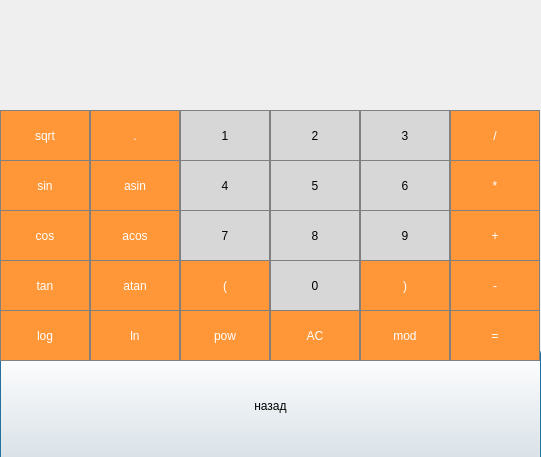
<?xml version="1.0" encoding="UTF-8"?>
<ui version="4.0">
 <class>defoltwindow</class>
 <widget class="QDialog" name="defoltwindow">
  <property name="enabled">
   <bool>true</bool>
  </property>
  <property name="geometry">
   <rect>
    <x>0</x>
    <y>0</y>
    <width>541</width>
    <height>457</height>
   </rect>
  </property>
  <property name="windowTitle">
   <string>Dialog</string>
  </property>
  <widget class="QPushButton" name="Back">
   <property name="enabled">
    <bool>true</bool>
   </property>
   <property name="geometry">
    <rect>
     <x>0</x>
     <y>350</y>
     <width>541</width>
     <height>111</height>
    </rect>
   </property>
   <property name="text">
    <string>назад</string>
   </property>
  </widget>
  <widget class="QPushButton" name="num0">
   <property name="geometry">
    <rect>
     <x>270</x>
     <y>260</y>
     <width>90</width>
     <height>51</height>
    </rect>
   </property>
   <property name="styleSheet">
    <string notr="true">QPushButton {
  background-color: rgb(215, 215, 215);
  border: 1px solid gray;
}
QPushButton:pressed {
    background-color: qlineargradient(x1: 0, y1: 0, x2: 0, y2: 1,
                                      stop: 0 #BEBEBE, stop: 1 #D7D7D7);
}</string>
   </property>
   <property name="text">
    <string>0</string>
   </property>
  </widget>
  <widget class="QPushButton" name="ButtonSqrt">
   <property name="geometry">
    <rect>
     <x>0</x>
     <y>110</y>
     <width>90</width>
     <height>51</height>
    </rect>
   </property>
   <property name="styleSheet">
    <string notr="true">QPushButton {
  background-color: rgb(255, 151, 57);
  color: white; 
  border: 1px solid gray;
}

QPushButton:pressed {
    background-color: qlineargradient(x1: 0, y1: 0, x2: 0, y2: 1,
                                      stop: 0 #FF7832, stop: 1 #FF9739);
}</string>
   </property>
   <property name="text">
    <string>sqrt</string>
   </property>
  </widget>
  <widget class="QPushButton" name="num7">
   <property name="geometry">
    <rect>
     <x>180</x>
     <y>210</y>
     <width>90</width>
     <height>51</height>
    </rect>
   </property>
   <property name="styleSheet">
    <string notr="true">QPushButton {
  background-color: rgb(215, 215, 215);
  border: 1px solid gray;
}
QPushButton:pressed {
    background-color: qlineargradient(x1: 0, y1: 0, x2: 0, y2: 1,
                                      stop: 0 #BEBEBE, stop: 1 #D7D7D7);
}</string>
   </property>
   <property name="text">
    <string>7</string>
   </property>
  </widget>
  <widget class="QPushButton" name="num3">
   <property name="geometry">
    <rect>
     <x>360</x>
     <y>110</y>
     <width>90</width>
     <height>51</height>
    </rect>
   </property>
   <property name="styleSheet">
    <string notr="true">QPushButton {
  background-color: rgb(215, 215, 215);
  border: 1px solid gray;
}
QPushButton:pressed {
    background-color: qlineargradient(x1: 0, y1: 0, x2: 0, y2: 1,
                                      stop: 0 #BEBEBE, stop: 1 #D7D7D7);
}</string>
   </property>
   <property name="text">
    <string>3</string>
   </property>
  </widget>
  <widget class="QPushButton" name="plus">
   <property name="geometry">
    <rect>
     <x>450</x>
     <y>210</y>
     <width>90</width>
     <height>51</height>
    </rect>
   </property>
   <property name="styleSheet">
    <string notr="true">QPushButton {
  background-color: rgb(255, 151, 57);
  color: white; 
  border: 1px solid gray;
}

QPushButton:pressed {
    background-color: qlineargradient(x1: 0, y1: 0, x2: 0, y2: 1,
                                      stop: 0 #FF7832, stop: 1 #FF9739);
}</string>
   </property>
   <property name="text">
    <string>+</string>
   </property>
  </widget>
  <widget class="QPushButton" name="ButtonMod">
   <property name="geometry">
    <rect>
     <x>360</x>
     <y>310</y>
     <width>90</width>
     <height>51</height>
    </rect>
   </property>
   <property name="styleSheet">
    <string notr="true">QPushButton {
  background-color: rgb(255, 151, 57);
  color: white; 
  border: 1px solid gray;
}

QPushButton:pressed {
    background-color: qlineargradient(x1: 0, y1: 0, x2: 0, y2: 1,
                                      stop: 0 #FF7832, stop: 1 #FF9739);
}</string>
   </property>
   <property name="text">
    <string>mod</string>
   </property>
  </widget>
  <widget class="QPushButton" name="num9">
   <property name="geometry">
    <rect>
     <x>360</x>
     <y>210</y>
     <width>90</width>
     <height>51</height>
    </rect>
   </property>
   <property name="styleSheet">
    <string notr="true">QPushButton {
  background-color: rgb(215, 215, 215);
  border: 1px solid gray;
}
QPushButton:pressed {
    background-color: qlineargradient(x1: 0, y1: 0, x2: 0, y2: 1,
                                      stop: 0 #BEBEBE, stop: 1 #D7D7D7);
}</string>
   </property>
   <property name="text">
    <string>9</string>
   </property>
  </widget>
  <widget class="QPushButton" name="ButtonSin">
   <property name="geometry">
    <rect>
     <x>0</x>
     <y>160</y>
     <width>90</width>
     <height>51</height>
    </rect>
   </property>
   <property name="styleSheet">
    <string notr="true">QPushButton {
  background-color: rgb(255, 151, 57);
  color: white; 
  border: 1px solid gray;
}

QPushButton:pressed {
    background-color: qlineargradient(x1: 0, y1: 0, x2: 0, y2: 1,
                                      stop: 0 #FF7832, stop: 1 #FF9739);
}</string>
   </property>
   <property name="text">
    <string>sin</string>
   </property>
  </widget>
  <widget class="QPushButton" name="mult">
   <property name="geometry">
    <rect>
     <x>450</x>
     <y>160</y>
     <width>90</width>
     <height>51</height>
    </rect>
   </property>
   <property name="styleSheet">
    <string notr="true">QPushButton {
  background-color: rgb(255, 151, 57);
  color: white; 
  border: 1px solid gray;
}

QPushButton:pressed {
    background-color: qlineargradient(x1: 0, y1: 0, x2: 0, y2: 1,
                                      stop: 0 #FF7832, stop: 1 #FF9739);
}</string>
   </property>
   <property name="text">
    <string>*</string>
   </property>
  </widget>
  <widget class="QPushButton" name="ButtonAtan">
   <property name="geometry">
    <rect>
     <x>90</x>
     <y>260</y>
     <width>90</width>
     <height>51</height>
    </rect>
   </property>
   <property name="styleSheet">
    <string notr="true">QPushButton {
  background-color: rgb(255, 151, 57);
  color: white; 
  border: 1px solid gray;
}

QPushButton:pressed {
    background-color: qlineargradient(x1: 0, y1: 0, x2: 0, y2: 1,
                                      stop: 0 #FF7832, stop: 1 #FF9739);
}</string>
   </property>
   <property name="text">
    <string>atan</string>
   </property>
  </widget>
  <widget class="QPushButton" name="num2">
   <property name="geometry">
    <rect>
     <x>270</x>
     <y>110</y>
     <width>90</width>
     <height>51</height>
    </rect>
   </property>
   <property name="styleSheet">
    <string notr="true">QPushButton {
  background-color: rgb(215, 215, 215);
  border: 1px solid gray;
}
QPushButton:pressed {
    background-color: qlineargradient(x1: 0, y1: 0, x2: 0, y2: 1,
                                      stop: 0 #BEBEBE, stop: 1 #D7D7D7);
}</string>
   </property>
   <property name="text">
    <string>2</string>
   </property>
  </widget>
  <widget class="QPushButton" name="Button_LeftBracket">
   <property name="geometry">
    <rect>
     <x>180</x>
     <y>260</y>
     <width>90</width>
     <height>51</height>
    </rect>
   </property>
   <property name="styleSheet">
    <string notr="true">QPushButton {
  background-color: rgb(255, 151, 57);
  color: white; 
  border: 1px solid gray;
}

QPushButton:pressed {
    background-color: qlineargradient(x1: 0, y1: 0, x2: 0, y2: 1,
                                      stop: 0 #FF7832, stop: 1 #FF9739);
}</string>
   </property>
   <property name="text">
    <string>(</string>
   </property>
  </widget>
  <widget class="QPushButton" name="ButtonTan">
   <property name="geometry">
    <rect>
     <x>0</x>
     <y>260</y>
     <width>90</width>
     <height>51</height>
    </rect>
   </property>
   <property name="styleSheet">
    <string notr="true">QPushButton {
  background-color: rgb(255, 151, 57);
  color: white; 
  border: 1px solid gray;
}

QPushButton:pressed {
    background-color: qlineargradient(x1: 0, y1: 0, x2: 0, y2: 1,
                                      stop: 0 #FF7832, stop: 1 #FF9739);
}</string>
   </property>
   <property name="text">
    <string>tan</string>
   </property>
  </widget>
  <widget class="QPushButton" name="ButtonAsin">
   <property name="geometry">
    <rect>
     <x>90</x>
     <y>160</y>
     <width>90</width>
     <height>51</height>
    </rect>
   </property>
   <property name="styleSheet">
    <string notr="true">QPushButton {
  background-color: rgb(255, 151, 57);
  color: white; 
  border: 1px solid gray;
}

QPushButton:pressed {
    background-color: qlineargradient(x1: 0, y1: 0, x2: 0, y2: 1,
                                      stop: 0 #FF7832, stop: 1 #FF9739);
}</string>
   </property>
   <property name="text">
    <string>asin</string>
   </property>
  </widget>
  <widget class="QPushButton" name="result">
   <property name="geometry">
    <rect>
     <x>450</x>
     <y>310</y>
     <width>90</width>
     <height>51</height>
    </rect>
   </property>
   <property name="styleSheet">
    <string notr="true">QPushButton {
  background-color: rgb(255, 151, 57);
  color: white; 
  border: 1px solid gray;
}

QPushButton:pressed {
    background-color: qlineargradient(x1: 0, y1: 0, x2: 0, y2: 1,
                                      stop: 0 #FF7832, stop: 1 #FF9739);
}</string>
   </property>
   <property name="text">
    <string>=</string>
   </property>
  </widget>
  <widget class="QPushButton" name="ButtonPoint">
   <property name="geometry">
    <rect>
     <x>90</x>
     <y>110</y>
     <width>90</width>
     <height>51</height>
    </rect>
   </property>
   <property name="styleSheet">
    <string notr="true">QPushButton {
  background-color: rgb(255, 151, 57);
  color: white; 
  border: 1px solid gray;
}

QPushButton:pressed {
    background-color: qlineargradient(x1: 0, y1: 0, x2: 0, y2: 1,
                                      stop: 0 #FF7832, stop: 1 #FF9739);
}</string>
   </property>
   <property name="text">
    <string>.</string>
   </property>
  </widget>
  <widget class="QPushButton" name="num8">
   <property name="geometry">
    <rect>
     <x>270</x>
     <y>210</y>
     <width>90</width>
     <height>51</height>
    </rect>
   </property>
   <property name="styleSheet">
    <string notr="true">QPushButton {
  background-color: rgb(215, 215, 215);
  border: 1px solid gray;
}
QPushButton:pressed {
    background-color: qlineargradient(x1: 0, y1: 0, x2: 0, y2: 1,
                                      stop: 0 #BEBEBE, stop: 1 #D7D7D7);
}</string>
   </property>
   <property name="text">
    <string>8</string>
   </property>
  </widget>
  <widget class="QPushButton" name="ButtonAcos">
   <property name="geometry">
    <rect>
     <x>90</x>
     <y>210</y>
     <width>90</width>
     <height>51</height>
    </rect>
   </property>
   <property name="styleSheet">
    <string notr="true">QPushButton {
  background-color: rgb(255, 151, 57);
  color: white; 
  border: 1px solid gray;
}

QPushButton:pressed {
    background-color: qlineargradient(x1: 0, y1: 0, x2: 0, y2: 1,
                                      stop: 0 #FF7832, stop: 1 #FF9739);
}</string>
   </property>
   <property name="text">
    <string>acos</string>
   </property>
   <property name="icon">
    <iconset>
     <normaloff>img/pika.jpeg</normaloff>img/pika.jpeg</iconset>
   </property>
  </widget>
  <widget class="QPushButton" name="division">
   <property name="geometry">
    <rect>
     <x>450</x>
     <y>110</y>
     <width>90</width>
     <height>51</height>
    </rect>
   </property>
   <property name="styleSheet">
    <string notr="true">QPushButton {
  background-color: rgb(255, 151, 57);
  color: white; 
  border: 1px solid gray;
}

QPushButton:pressed {
    background-color: qlineargradient(x1: 0, y1: 0, x2: 0, y2: 1,
                                      stop: 0 #FF7832, stop: 1 #FF9739);
}</string>
   </property>
   <property name="text">
    <string>/</string>
   </property>
  </widget>
  <widget class="QPushButton" name="ButtonLog">
   <property name="geometry">
    <rect>
     <x>0</x>
     <y>310</y>
     <width>90</width>
     <height>51</height>
    </rect>
   </property>
   <property name="styleSheet">
    <string notr="true">QPushButton {
  background-color: rgb(255, 151, 57);
  color: white; 
  border: 1px solid gray;
}

QPushButton:pressed {
    background-color: qlineargradient(x1: 0, y1: 0, x2: 0, y2: 1,
                                      stop: 0 #FF7832, stop: 1 #FF9739);
}</string>
   </property>
   <property name="text">
    <string>log</string>
   </property>
  </widget>
  <widget class="QPushButton" name="ButtonPow">
   <property name="geometry">
    <rect>
     <x>180</x>
     <y>310</y>
     <width>90</width>
     <height>51</height>
    </rect>
   </property>
   <property name="styleSheet">
    <string notr="true">QPushButton {
  background-color: rgb(255, 151, 57);
  color: white; 
  border: 1px solid gray;
}

QPushButton:pressed {
    background-color: qlineargradient(x1: 0, y1: 0, x2: 0, y2: 1,
                                      stop: 0 #FF7832, stop: 1 #FF9739);
}</string>
   </property>
   <property name="text">
    <string>pow</string>
   </property>
  </widget>
  <widget class="QPushButton" name="ButtonCos">
   <property name="geometry">
    <rect>
     <x>0</x>
     <y>210</y>
     <width>90</width>
     <height>51</height>
    </rect>
   </property>
   <property name="styleSheet">
    <string notr="true">QPushButton {
  background-color: rgb(255, 151, 57);
  color: white; 
  border: 1px solid gray;
}

QPushButton:pressed {
    background-color: qlineargradient(x1: 0, y1: 0, x2: 0, y2: 1,
                                      stop: 0 #FF7832, stop: 1 #FF9739);
}</string>
   </property>
   <property name="text">
    <string>cos</string>
   </property>
  </widget>
  <widget class="QPushButton" name="ButtonLn">
   <property name="geometry">
    <rect>
     <x>90</x>
     <y>310</y>
     <width>90</width>
     <height>51</height>
    </rect>
   </property>
   <property name="styleSheet">
    <string notr="true">QPushButton {
  background-color: rgb(255, 151, 57);
  color: white; 
  border: 1px solid gray;
}

QPushButton:pressed {
    background-color: qlineargradient(x1: 0, y1: 0, x2: 0, y2: 1,
                                      stop: 0 #FF7832, stop: 1 #FF9739);
}</string>
   </property>
   <property name="text">
    <string>ln</string>
   </property>
  </widget>
  <widget class="QPushButton" name="num6">
   <property name="geometry">
    <rect>
     <x>360</x>
     <y>160</y>
     <width>90</width>
     <height>51</height>
    </rect>
   </property>
   <property name="styleSheet">
    <string notr="true">QPushButton {
  background-color: rgb(215, 215, 215);
  border: 1px solid gray;
}
QPushButton:pressed {
    background-color: qlineargradient(x1: 0, y1: 0, x2: 0, y2: 1,
                                      stop: 0 #BEBEBE, stop: 1 #D7D7D7);
}</string>
   </property>
   <property name="text">
    <string>6</string>
   </property>
  </widget>
  <widget class="QPushButton" name="delete_2">
   <property name="geometry">
    <rect>
     <x>270</x>
     <y>310</y>
     <width>90</width>
     <height>51</height>
    </rect>
   </property>
   <property name="styleSheet">
    <string notr="true">QPushButton {
  background-color: rgb(255, 151, 57);
  color: white; 
  border: 1px solid gray;
}

QPushButton:pressed {
    background-color: qlineargradient(x1: 0, y1: 0, x2: 0, y2: 1,
                                      stop: 0 #FF7832, stop: 1 #FF9739);
}</string>
   </property>
   <property name="text">
    <string>AC</string>
   </property>
  </widget>
  <widget class="QPushButton" name="num4">
   <property name="geometry">
    <rect>
     <x>180</x>
     <y>160</y>
     <width>90</width>
     <height>51</height>
    </rect>
   </property>
   <property name="styleSheet">
    <string notr="true">QPushButton {
  background-color: rgb(215, 215, 215);
  border: 1px solid gray;
}
QPushButton:pressed {
    background-color: qlineargradient(x1: 0, y1: 0, x2: 0, y2: 1,
                                      stop: 0 #BEBEBE, stop: 1 #D7D7D7);
}</string>
   </property>
   <property name="text">
    <string>4</string>
   </property>
  </widget>
  <widget class="QPushButton" name="num5">
   <property name="geometry">
    <rect>
     <x>270</x>
     <y>160</y>
     <width>90</width>
     <height>51</height>
    </rect>
   </property>
   <property name="styleSheet">
    <string notr="true">QPushButton {
  background-color: rgb(215, 215, 215);
  border: 1px solid gray;
}
QPushButton:pressed {
    background-color: qlineargradient(x1: 0, y1: 0, x2: 0, y2: 1,
                                      stop: 0 #BEBEBE, stop: 1 #D7D7D7);
}</string>
   </property>
   <property name="text">
    <string>5</string>
   </property>
  </widget>
  <widget class="QPushButton" name="Button_RightBracket">
   <property name="geometry">
    <rect>
     <x>360</x>
     <y>260</y>
     <width>90</width>
     <height>51</height>
    </rect>
   </property>
   <property name="styleSheet">
    <string notr="true">QPushButton {
  background-color: rgb(255, 151, 57);
  color: white; 
  border: 1px solid gray;
}

QPushButton:pressed {
    background-color: qlineargradient(x1: 0, y1: 0, x2: 0, y2: 1,
                                      stop: 0 #FF7832, stop: 1 #FF9739);
}</string>
   </property>
   <property name="text">
    <string>)</string>
   </property>
  </widget>
  <widget class="QPushButton" name="num1">
   <property name="geometry">
    <rect>
     <x>180</x>
     <y>110</y>
     <width>90</width>
     <height>51</height>
    </rect>
   </property>
   <property name="styleSheet">
    <string notr="true">QPushButton {
  background-color: rgb(215, 215, 215);
  border: 1px solid gray;
}
QPushButton:pressed {
    background-color: qlineargradient(x1: 0, y1: 0, x2: 0, y2: 1,
                                      stop: 0 #BEBEBE, stop: 1 #D7D7D7);
}</string>
   </property>
   <property name="text">
    <string>1</string>
   </property>
  </widget>
  <widget class="QLabel" name="result_number">
   <property name="geometry">
    <rect>
     <x>0</x>
     <y>0</y>
     <width>541</width>
     <height>111</height>
    </rect>
   </property>
   <property name="font">
    <font>
     <pointsize>25</pointsize>
    </font>
   </property>
   <property name="layoutDirection">
    <enum>Qt::RightToLeft</enum>
   </property>
   <property name="autoFillBackground">
    <bool>false</bool>
   </property>
   <property name="styleSheet">
    <string notr="true">QLabel {
  qproperty-alignment: 'AlignVCenter | AlignRight';
  border: 1px solid gray;
}

background-color : white;</string>
   </property>
   <property name="text">
    <string/>
   </property>
   <property name="alignment">
    <set>Qt::AlignRight|Qt::AlignTrailing|Qt::AlignVCenter</set>
   </property>
  </widget>
  <widget class="QPushButton" name="minus">
   <property name="geometry">
    <rect>
     <x>450</x>
     <y>260</y>
     <width>90</width>
     <height>51</height>
    </rect>
   </property>
   <property name="styleSheet">
    <string notr="true">QPushButton {
  background-color: rgb(255, 151, 57);
  color: white; 
  border: 1px solid gray;
}

QPushButton:pressed {
    background-color: qlineargradient(x1: 0, y1: 0, x2: 0, y2: 1,
                                      stop: 0 #FF7832, stop: 1 #FF9739);
}</string>
   </property>
   <property name="text">
    <string>-</string>
   </property>
  </widget>
 </widget>
 <resources/>
 <connections/>
</ui>
